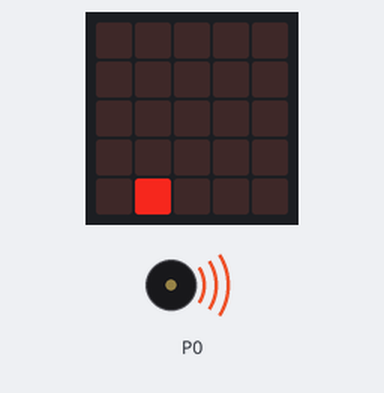
A program run on a simulated BBC micro:bit running MicroPython. Parts: the board's 5×5 LED display, buzzer (waves = sounding). Random numbers come from a fixed seed. At 5.5 s the program stops and its outputs stay as they are.

Above: at 0.5 s.
At 1.0 s:
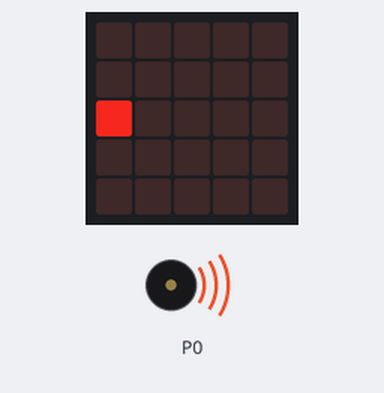
At 1.8 s:
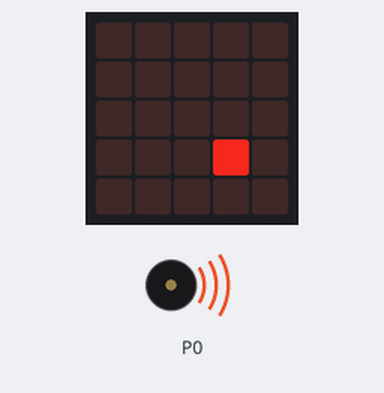
At 4.6 s:
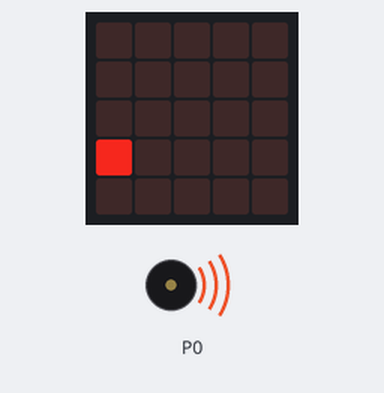
Timing chart, 0 to 7.0 s (numbered marks = the images above):
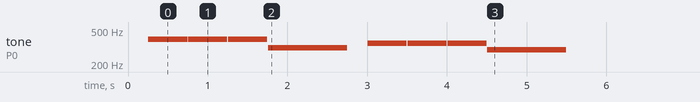

The program:

pixelMusic.py
```python
from microbit import *
import music


import music
from random import randint

display.clear()

# set central led (2, 2) to high intensity (8)
#display.set_pixel(2, 2, 8)

#note = "c4:1"
#music.play(note)

display.clear()
x = 0
y = 0
notes = ('r4:2', 'g', 'g', 'g', 'eb:8', 'r:2', 'f', 'f', 'f', 'd:8')
for i in range(len(notes)):
    music.play(notes[i])
    display.set_pixel(x, y ,0)    # led DOWN
    x = randint(0, 4)
    y = randint(0, 4)
    display.set_pixel(x, y ,8)    # led UP

display.set_pixel(x, y ,0)    # led DOWN
# bot
```

Measured:
- by itself, tone on P0: plays 392 Hz for 0.49 s, 392 Hz for 0.49 s, 392 Hz for 0.49 s, 311 Hz for 0.99 s, 349 Hz for 0.49 s, 349 Hz for 0.49 s … (8 notes in this stretch)
- what the display in image 0 shows lasts 0.5 s, from 0.3 s to 0.8 s
- what the display in image 2 shows lasts 1.0 s, from 1.8 s to 2.8 s
